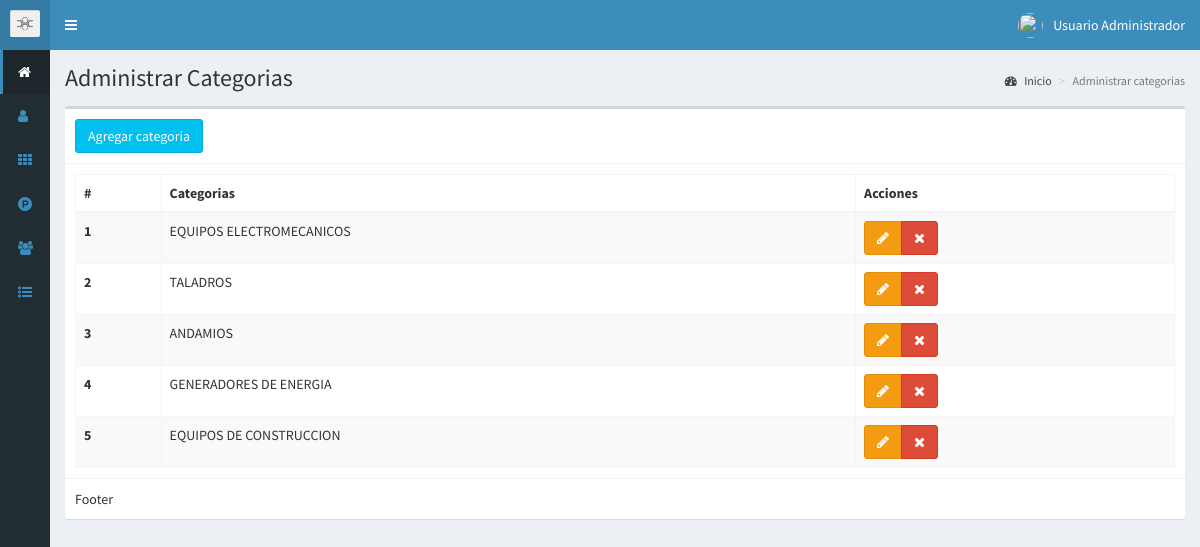
Screenshot of /categorias (signed in) with the database file from the repository.
### tables this page shows
CREATE TABLE IF NOT EXISTS `categorias` (
  `id` int(11) NOT NULL AUTO_INCREMENT,
  `categoria` text NOT NULL,
  `fecha` timestamp NOT NULL ON UPDATE CURRENT_TIMESTAMP,
  PRIMARY KEY (`id`)
);

### controladores/plantilla.controlador.php (called while the page is built)
<?php
class ControladorPlantilla{
    static public function ctrPlantilla(){
        include "vistas/plantilla.php";
    }
}

### index.php (called while the page is built, shortened)
<?php
require_once "controladores/plantilla.controlador.php";
require_once "controladores/usuarios.controlador.php";
require_once "controladores/categorias.controlador.php";
require_once "controladores/productos.controlador.php";
require_once "modelos/categorias.modelo.php";
$plantilla = new ControladorPlantilla();
$plantilla -> ctrPlantilla();

### controladores/categorias.controlador.php (called while the page is built, shortened)
<?php
class ControladorCategorias{
    static public function ctrMostrarCategorias($item, $valor){
        $tabla = "categorias";
        $respuesta = ModeloCategorias::mdlMostrarCategorias($tabla, $item, $valor);
        return $respuesta;
    }
}

### modelos/conexion.php (called while the page is built)
<?php
class Conexion{
    static public function conectar(){
        $link = new PDO("mysql:host=localhost;dbname=pos",
                        "root",
                        "");
            $link->setAttribute(PDO::ATTR_ERRMODE, PDO::ERRMODE_EXCEPTION);
        $link->exec("set names utf8");
        return $link;
    }
}

### modelos/categorias.modelo.php (called while the page is built, shortened)
<?php
require_once "conexion.php";
class ModeloCategorias {
    static public function mdlMostrarCategorias($tabla, $item, $valor){
        if($item != null){
            $stmt = Conexion::conectar()->prepare("SELECT * FROM $tabla WHERE $item = :$item");
            $stmt -> bindParam(":".$item, $valor, PDO::PARAM_STR);
            $stmt -> execute();
            return $stmt ->fetch();
        }else{
            $stmt = Conexion::conectar()->prepare("SELECT * FROM $tabla");
            $stmt -> execute();
            return $stmt ->fetchAll();
        }
    }
}

### vistas/modulos/categorias.php (the view, shortened to what this page needs)
<div class="content-wrapper">
    <section class="content-header">
        <h1>
            Administrar Categorias
        </h1>
        <ol class="breadcrumb">
            <li><a href="inicio"><i class="fa fa-dashboard"></i> Inicio</a></li>
            <li class="active">Administrar categorias</li>
        </ol>
    </section>
    <section class="content">
        <div class="box">
            <div class="box-header with-border">
              <button class="btn btn-info" data-toggle="modal" data-target="#modalAgregarCategoria">Agregar categoria</button>
            </div>
            <div class="box-body">
                <table class="table table-bordered table-striped tablas dt-responsive tablas" width="100%">
                    <thead>
                    <tr>
                        <th style="10px">#</th>
                        <th>Categorias</th>
                        <th>Acciones</th>
                    </tr>
                    </thead>
                    <tbody>
                    <?php
                    $item = null;
                    $valor = null;
                    $categorias = ControladorCategorias::ctrMostrarCategorias($item, $valor);
                    foreach ($categorias as $key => $value){
                        echo '<tr>
                        <td class="text-bold">'.($key+1).'</td>
                        <td class="text-uppercase">'.$value["categoria"].'</td>
                        <td>
                            <div class="btn-group">
                                <button class="btn btn-warning btnEditarCategoria" idCategoria="'.$value["id"].'" data-toggle="modal" data-target="#modalEditarCategoria"><i class="fa fa-pencil"></i></button>
                                <button class="btn btn-danger btnEliminarCategoria" idCategoria="'.$value["id"].'"><i class="fa fa-times"></i></button>
                            </div>
                        </td>
                    </tr>';
                    }
                    ?>
                    </tbody>
                </table>
            </div>
            <div class="box-footer">
                Footer
            </div>
        </div>
    </section>
</div>

### vistas/plantilla.php (shortened to what this page needs)
<!DOCTYPE html>
<html lang="es">
<head>
    <link rel="stylesheet" href="vistas/bower_components/bootstrap/dist/css/bootstrap.min.css">
    <link rel="stylesheet" href="vistas/bower_components/font-awesome/css/font-awesome.min.css">
    <link rel="stylesheet" href="vistas/bower_components/Ionicons/css/ionicons.min.css">
    <link rel="stylesheet" href="vistas/dist/css/AdminLTE.css">
    <link rel="stylesheet" href="vistas/dist/css/skins/_all-skins.min.css">
    <link rel="stylesheet" href="vistas/plugins/iCheck/all.css">
</head>
<body class="hold-transition skin-blue sidebar-collapse sidebar-mini login-page">
    <?php
    if(isset($_SESSION["iniciarSesion"]) && $_SESSION["iniciarSesion"] == "ok") {
        echo '<div class="wrapper">';
        include "modulos/cabezote.php";
        include "modulos/menu.php";
        if (isset($_GET["ruta"])) {
            if ($_GET["ruta"] == "inicio" ||
                $_GET["ruta"] == "usuarios" ||
                $_GET["ruta"] == "categorias" ||
                $_GET["ruta"] == "productos" ||
                $_GET["ruta"] == "clientes" ||
                $_GET["ruta"] == "ventas" ||
                $_GET["ruta"] == "crear-venta" ||
                $_GET["ruta"] == "reportes" ||
                $_GET["ruta"] == "salir") {
                include "modulos/" . $_GET["ruta"] . ".php";
            } else {
                include "modulos/404.php";
            }
        } else {
            include "modulos/inicio.php";
        }
        echo '</div>';
    }else {
        include "modulos/login.php";
    }
    ?>
</body>
</html>

### vistas/modulos/cabezote.php (shortened to what this page needs)
<header class="main-header">
    <a href="inicio" class="logo">
        <span class="logo-mini">
            <img src="vistas/img/plantilla/logo.png" class="img-responsive" style="padding: 10px">
        </span>
    </a>
    <nav class="navbar navbar-static-top" role="navigation">
        <a href="#" class="sidebar-toggle" data-toggle="push-menu" role="button">
        </a>
        <div class="navbar-custom-menu">
            <ul class="nav navbar-nav">
                <li class="dropdown user user-menu">
                    <a href="#" class="dropdown-toggle" data-toggle="dropdown">
                        <?php
                        if($_SESSION["foto"] != ""){
                            echo '<img src="'.$_SESSION["foto"].'" class="user-image" alt="">';
                        }else{
                            echo '<img src="vistas/img/usuarios/default/anonymous.png" class="user-image" alt="">';
                        }
                        ?>
                        <span class="hidden-xs"><?php echo $_SESSION["nombre"]; ?></span>
                    </a>
                </li>
            </ul>
        </div>
    </nav>
</header>

### vistas/modulos/menu.php (shortened to what this page needs)
<section class="main-sidebar">
    <ul class="sidebar-menu">
        <li class="active">
            <a href="inicio"><i class="fa fa-home"></i><span>Inicio</span></a>
        </li>
        <li class="">
            <a href="usuarios"><i class="fa fa-user"></i><span>Usuarios</span></a>
        </li>
        <li class="">
            <a href="categorias"><i class="fa fa-th"></i><span>Categorias</span></a>
        </li>
        <li class="">
            <a href="productos"><i class="fa fa-product-hunt"></i><span>Productos</span></a>
        </li>
        <li class="">
            <a href="clientes"><i class="fa fa-users"></i><span>Clientes</span></a>
        </li>
        <li class="treeview">
            <a href=""><i class="fa fa-list-ul"></i>
            </a>
        </li>
    </ul>
</section>

### rows the page displays
categorias: categoria "EQUIPOS ELECTROMECANICOS"
categorias: categoria "TALADROS"
categorias: categoria "ANDAMIOS"
categorias: categoria "GENERADORES DE ENERGIA"
categorias: categoria "EQUIPOS DE CONSTRUCCION"

### other values shown
$_SESSION["nombre"] "Usuario Administrador"
